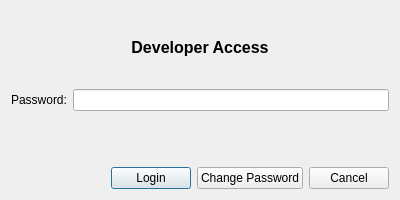
<?xml version="1.0" encoding="UTF-8"?>
<ui version="4.0">
    <class>LoginDialog</class>
    <widget class="QDialog" name="LoginDialog">
        <property name="geometry">
            <rect>
                <x>0</x>
                <y>0</y>
                <width>400</width>
                <height>200</height>
            </rect>
        </property>
        <property name="windowTitle">
            <string>Developer Login</string>
        </property>
        <property name="modal">
            <bool>true</bool>
        </property>
        <layout class="QVBoxLayout" name="verticalLayout">
            <item>
                <widget class="QLabel" name="titleLabel">
                    <property name="font">
                        <font>
                            <pointsize>12</pointsize>
                            <weight>75</weight>
                            <bold>true</bold>
                        </font>
                    </property>
                    <property name="text">
                        <string>Developer Access</string>
                    </property>
                    <property name="alignment">
                        <set>Qt::AlignCenter</set>
                    </property>
                </widget>
            </item>
            <item>
                <layout class="QFormLayout" name="formLayout">
                    <item row="0" column="0">
                        <widget class="QLabel" name="passwordLabel">
                            <property name="text">
                                <string>Password:</string>
                            </property>
                        </widget>
                    </item>
                    <item row="0" column="1">
                        <widget class="QLineEdit" name="passwordLineEdit">
                            <property name="echoMode">
                                <enum>QLineEdit::Password</enum>
                            </property>
                        </widget>
                    </item>
                </layout>
            </item>
            <item>
                <layout class="QHBoxLayout" name="horizontalLayout">
                    <item>
                        <spacer name="horizontalSpacer">
                            <property name="orientation">
                                <enum>Qt::Horizontal</enum>
                            </property>
                            <property name="sizeHint" stdset="0">
                                <size>
                                    <width>40</width>
                                    <height>20</height>
                                </size>
                            </property>
                        </spacer>
                    </item>
                    <item>
                        <widget class="QPushButton" name="loginButton">
                            <property name="text">
                                <string>Login</string>
                            </property>
                            <property name="default">
                                <bool>true</bool>
                            </property>
                        </widget>
                    </item>
                    <item>
                        <widget class="QPushButton" name="changePasswordButton">
                            <property name="text">
                                <string>Change Password</string>
                            </property>
                        </widget>
                    </item>
                    <item>
                        <widget class="QPushButton" name="cancelButton">
                            <property name="text">
                                <string>Cancel</string>
                            </property>
                        </widget>
                    </item>
                </layout>
            </item>
        </layout>
    </widget>
    <resources/>
    <connections>
        <connection>
            <sender>cancelButton</sender>
            <signal>clicked()</signal>
            <receiver>LoginDialog</receiver>
            <slot>reject()</slot>
            <hints>
                <hint type="sourcelabel">
                    <x>323</x>
                    <y>159</y>
                </hint>
                <hint type="destinationlabel">
                    <x>199</x>
                    <y>99</y>
                </hint>
            </hints>
        </connection>
    </connections>
</ui>
